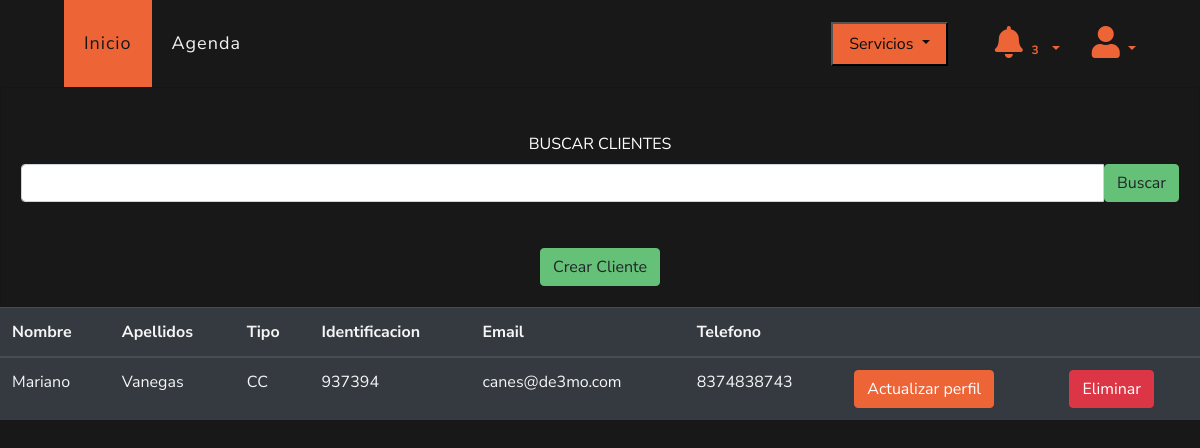
The app's page /ver/clientes (signed in) with its own data.
### veterinary/models.py (models this page shows, shortened)
class Client(models.Model):
    CHOICES = [('CC', 'CC'), ('CE', 'CE'),
               ('TI', 'TI'), ('PPT', 'PPT'), ('PASAPORTE', 'PASAPORTE')]
    veterinary = models.ForeignKey(Veterinary, on_delete=models.PROTECT, blank=True, null=True)
    name = models.CharField(max_length=100, blank=False, null=False, verbose_name='Cliente')
    last_name = models.CharField(max_length=100, blank=False, null=False)
    type = models.CharField(max_length=10, choices=CHOICES, verbose_name='Tipo documento', default='CC')
    document = models.CharField(max_length=20, unique=False, blank=True, null=True, verbose_name='Documento')
    email = models.EmailField(max_length=254, unique=False, blank=True, null=True)
    phone = models.CharField(max_length=20, blank=True, null=True)
    global_id = models.UUIDField(default=uuid.uuid4, editable=False, unique=False)
    class Meta:
        unique_together = ('document', 'email', 'veterinary')

### veterinary/views.py (the view)
# urls.py: path("ver/clientes", views.detailClient, name='detailClient'),
@login_required(login_url="login")
def detailClient(request):
    veterinaryLogued = request.user.veterinary
    form = ClientForm(initial={"veterinary": veterinaryLogued})
    if request.method == "POST":
        search_query = request.POST.get("search", "")
        clients = Client.objects.filter(
            Q(name__icontains=search_query) | Q(document__icontains=search_query),
            veterinary=veterinaryLogued
        )
        form_client = ClientForm(request.POST)
        if form_client.is_valid():
            document = form_client.cleaned_data["document"]
            email = form_client.cleaned_data["email"]
            if Client.objects.filter(Q(document=document) | Q(email=email)).exists():
                messages.error(
                    request,
                    "Ya existe un cliente con el mismo documento o correo electrónico.",
                )
            else:
                form_client.save()
                messages.success(request, "Cliente creado correctamente.")
                return redirect("detailClient")
    else:
        clients = Client.objects.filter(veterinary=veterinaryLogued)
    context = {"clients": clients, "form": form}
    return render(request, "veterinary/detailClient.html", context)

### veterinary/forms.py
class ClientForm(ModelForm):
    class Meta:
        model = Client
        fields = '__all__'
        widgets = {
            'veterinary': HiddenInput(attrs={'class': 'form-control form-input'}),
            'name': TextInput(attrs={'class': 'form-control form-input'}),
            'last_name': TextInput(attrs={'class': 'form-control form-input'}),
            'type': Select(attrs={'class': 'form-control'}),
            'document': TextInput(attrs={'class': 'form-control form-input'}),
            'email': EmailInput(attrs={'class': 'form-control form-input'}),
            'phone': TextInput(attrs={'class': 'form-control form-input'}),
        }
        labels = {
            'veterinary': 'Veterinaria',
            'name': 'Nombres',
            'last_name': 'Apellidos',
            'email': 'Email',
            'phone': 'Telefono'
        }

### veterinary/views.py (called while the page is built)
def check_notifications(request):
    if not request.user.is_authenticated:
        veterinary_logued = Veterinary.objects.get(id=1)
    else:
        veterinary_logued = request.user.veterinary
    if not Client.objects.filter(veterinary=veterinary_logued).exists():
        messages.info(request, 'Registra clientes')
    if not Pet.objects.filter(client__veterinary=veterinary_logued).exists():
        messages.info(request, 'Registra mascotas')
    if not Category.objects.filter(veterinary=veterinary_logued).exists():
        messages.info(request, 'Registra categorias y productos')
    if not Events.objects.filter(veterinary=veterinary_logued).exists():
        messages.info(request, 'Registra tu primer cita')

### templates/veterinary/detailClient.html (shortened to what this page needs)
{% extends 'layout/base.html' %}
{% block 'style' %}
{% load static %}
<link rel="stylesheet" href="{% static 'css/estiloindex.css' %}">
<link rel="stylesheet" href="{% static 'css/estilo.css' %}">
{% endblock %}
{% block 'header' %}
{% include 'layout/partials/headerbase.html' %}
{% endblock %}
{% block 'content' %}
<div class="container-fluid" style="background-color: #181818; height: 100vh;">
    <div class="row">
        <div class="col-md-12">
            <div class="card bg-dark text-white">
                <div class="card-body text-center">
                    <form action="" method="POST" style="margin-top:3vh ;">
                        <label>BUSCAR CLIENTES</label>
                        <div class="input-group mb-3">
                            <input type="text" class="form-control" name="search">
                            <button type="submit" class="btn btn-secondary">Buscar</button>
                        </div>
                    </form>
                    <a data-toggle="modal" data-target="#exampleModal" class="btn btn-secondary" style="margin-top: 30px;">Crear Cliente</a>
                </div>
            </div>
            <div class="table-responsive" style="max-height: 70vh;">
                <table class="table table-dark">
                    <thead>
                        <tr>
                            <th>Nombre</th>
                            <th>Apellidos</th>
                            <th>Tipo</th>
                            <th>Identificacion</th>
                            <th>Email</th>
                            <th>Telefono</th>
                            <th></th>
                            <th></th>
                        </tr>
                    </thead>
                    <tbody>
                        {% for client in clients %}
                        <tr>
                            <td>{{client.name}}</td>
                            <td>{{client.last_name}}</td>
                            <td>{{client.type}}</td>
                            <td>{{client.document}}</td>
                            <td>{{client.email}}</td>
                            <td>{{client.phone}}</td>
                            <td><a href="{% url 'updateClient' id=client.id %}" class="btn btn-primary">Actualizar perfil</a></td>
                            <td><button onclick="borrar('{{client.id}}')" class="btn btn-danger">Eliminar</button></td>
                        </tr>
                        {% endfor %}
                    </tbody>
                </table>
            </div>
        </div>
    </div>
</div>
{% endblock %}

### records on screen
Client: name "Mariano", last_name "Vanegas", type "CC", document "937394", email "canes@de3mo.com", phone "8374838743"

### other values on screen
{{ messages|length }} "3"
